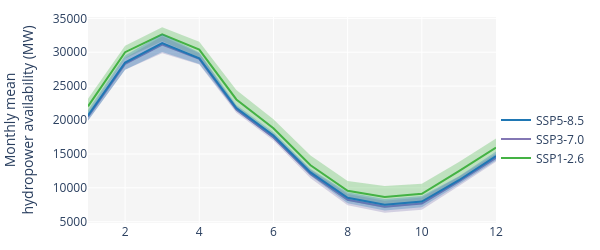

Here is the notebook cell this chart was saved with:
### Markdown cell above
for diversion-type sites if available

### Code cell
if len(df_basin_monthly_mean_mw_div)>0:
    fig = make_subplots(rows=1, cols=1, shared_xaxes=True, vertical_spacing=0.01)
    
    ###SSP126
    fig.add_trace(go.Scatter(name='SSP1-2.6', x=df_basin_monthly_mean_mw_div_ens_mean.index, 
                             y=df_basin_monthly_mean_mw_div_ens_mean['ssp126'],
                            mode='lines', line=dict(color='rgb(68, 178, 68)'),), row=1, col=1)
        
    fig.add_trace(go.Scatter(name='Upper Bound', x=df_basin_monthly_mean_mw_div_ens_upper.index, 
                             y=df_basin_monthly_mean_mw_div_ens_upper['ssp126'],
                             mode='lines',marker=dict(color="#444"),line=dict(width=0),showlegend=False), row=1, col=1)
        
    fig.add_trace(go.Scatter(name='Lower Bound', x=df_basin_monthly_mean_mw_div_ens_lower.index, 
                             y=df_basin_monthly_mean_mw_div_ens_lower['ssp126'], marker=dict(color="#444"), 
                            line=dict(width=0), mode='lines', fillcolor='rgba(68, 178, 68, 0.3)',fill='tonexty',showlegend=False), row=1, col=1)
    
    # ###SSP370    
    fig.add_trace(go.Scatter(name='SSP3-7.0', x=df_basin_monthly_mean_mw_div_ens_mean.index, 
                             y=df_basin_monthly_mean_mw_div_ens_mean['ssp370'],
                             mode='lines', line=dict(color='rgb(131, 119, 180)'),), row=1, col=1)
        
    fig.add_trace(go.Scatter(name='Upper Bound', x=df_basin_monthly_mean_mw_div_ens_upper.index, 
                             y=df_basin_monthly_mean_mw_div_ens_upper['ssp370'],
            mode='lines',marker=dict(color="#444"),line=dict(width=0),showlegend=False), row=1, col=1)
        
    fig.add_trace(go.Scatter(name='Lower Bound', x=df_basin_monthly_mean_mw_div_ens_lower.index, 
                             y=df_basin_monthly_mean_mw_div_ens_lower['ssp370'],marker=dict(color="#444"), 
                            line=dict(width=0), mode='lines', fillcolor='rgba(131, 119, 180, 0.3)',fill='tonexty',showlegend=False), row=1, col=1)
    
    # ###SSP585   
    fig.add_trace(go.Scatter(name='SSP5-8.5', x=df_basin_monthly_mean_mw_div_ens_mean.index, 
                             y=df_basin_monthly_mean_mw_div_ens_mean['ssp585'],
                            mode='lines', line=dict(color='rgb(31, 119, 180)'),), row=1, col=1)
        
    fig.add_trace(go.Scatter(name='Upper Bound', x=df_basin_monthly_mean_mw_div_ens_upper.index, 
                             y=df_basin_monthly_mean_mw_div_ens_upper['ssp585'],
                            mode='lines',marker=dict(color="#444"),line=dict(width=0),showlegend=False), row=1, col=1)
        
    fig.add_trace(go.Scatter(name='Lower Bound', x=df_basin_monthly_mean_mw_div_ens_lower.index, 
                             y=df_basin_monthly_mean_mw_div_ens_lower['ssp585'],marker=dict(color="#444"), 
                        line=dict(width=0), mode='lines', fillcolor='rgba(31, 119, 180, 0.3)',fill='tonexty', showlegend=False), row=1, col=1)
    
    
    fig.update_yaxes( tickformat='.0f') #type='log', 
    
    fig.update_layout(font = dict(size=12),width=600, height=250,
                      yaxis1 = dict(title="Monthly mean<br>hydropower availability (MW)"),
                      plot_bgcolor='#f5f5f5',#legend_traceorder="reversed",#showlegend=False)
                      legend=dict(yanchor="top",y=0.57,xanchor="left", x=1.00), 
                      margin=dict(l=10,r=10,b=10,t=15))
    
    fig.show()

### Figure 1 — Plotly figure (JSON) as saved in the notebook; plotly's stock layout.template omitted (floating-point values rounded to 4 significant figures)
{"data": [{"line": {"color": "rgb(68, 178, 68)"}, "mode": "lines", "name": "SSP1-2.6", "type": "scatter", "x": [1, 2, 3, 4, 5, 6, 7, 8, 9, 10, 11, 12], "xaxis": "x", "y": [22020.0, 30010.0, 32650.0, 30390.0, 23040.0, 18800.0, 13320.0, 9555.0, 8636.0, 9125.0, 12460.0, 15920.0], "yaxis": "y"}, {"line": {"width": 0}, "marker": {"color": "#444"}, "mode": "lines", "name": "Upper Bound", "showlegend": false, "type": "scatter", "x": [1, 2, 3, 4, 5, 6, 7, 8, 9, 10, 11, 12], "xaxis": "x", "y": [23150.0, 30950.0, 33690.0, 31560.0, 24430.0, 20100.0, 14770.0, 11020.0, 10260.0, 10610.0, 13810.0, 17270.0], "yaxis": "y"}, {"fill": "tonexty", "fillcolor": "rgba(68, 178, 68, 0.3)", "line": {"width": 0}, "marker": {"color": "#444"}, "mode": "lines", "name": "Lower Bound", "showlegend": false, "type": "scatter", "x": [1, 2, 3, 4, 5, 6, 7, 8, 9, 10, 11, 12], "xaxis": "x", "y": [20890.0, 29080.0, 31620.0, 29220.0, 21650.0, 17500.0, 11870.0, 8090.0, 7017.0, 7640.0, 11120.0, 14570.0], "yaxis": "y"}, {"line": {"color": "rgb(131, 119, 180)"}, "mode": "lines", "name": "SSP3-7.0", "type": "scatter", "x": [1, 2, 3, 4, 5, 6, 7, 8, 9, 10, 11, 12], "xaxis": "x", "y": [20490.0, 28290.0, 31120.0, 29030.0, 21550.0, 17420.0, 12050.0, 8243.0, 7218.0, 7670.0, 10960.0, 14440.0], "yaxis": "y"}, {"line": {"width": 0}, "marker": {"color": "#444"}, "mode": "lines", "name": "Upper Bound", "showlegend": false, "type": "scatter", "x": [1, 2, 3, 4, 5, 6, 7, 8, 9, 10, 11, 12], "xaxis": "x", "y": [21050.0, 29160.0, 32380.0, 29860.0, 22000.0, 17860.0, 12670.0, 9074.0, 8106.0, 8566.0, 11640.0, 15050.0], "yaxis": "y"}, {"fill": "tonexty", "fillcolor": "rgba(131, 119, 180, 0.3)", "line": {"width": 0}, "marker": {"color": "#444"}, "mode": "lines", "name": "Lower Bound", "showlegend": false, "type": "scatter", "x": [1, 2, 3, 4, 5, 6, 7, 8, 9, 10, 11, 12], "xaxis": "x", "y": [19920.0, 27420.0, 29860.0, 28200.0, 21090.0, 16990.0, 11430.0, 7411.0, 6330.0, 6774.0, 10280.0, 13840.0], "yaxis": "y"}, {"line": {"color": "rgb(31, 119, 180)"}, "mode": "lines", "name": "SSP5-8.5", "type": "scatter", "x": [1, 2, 3, 4, 5, 6, 7, 8, 9, 10, 11, 12], "xaxis": "x", "y": [20670.0, 28490.0, 31370.0, 29120.0, 21780.0, 17730.0, 12280.0, 8537.0, 7513.0, 7965.0, 11120.0, 14680.0], "yaxis": "y"}, {"line": {"width": 0}, "marker": {"color": "#444"}, "mode": "lines", "name": "Upper Bound", "showlegend": false, "type": "scatter", "x": [1, 2, 3, 4, 5, 6, 7, 8, 9, 10, 11, 12], "xaxis": "x", "y": [21450.0, 29530.0, 32700.0, 29990.0, 22210.0, 18180.0, 12780.0, 9345.0, 8365.0, 8790.0, 11720.0, 15340.0], "yaxis": "y"}, {"fill": "tonexty", "fillcolor": "rgba(31, 119, 180, 0.3)", "line": {"width": 0}, "marker": {"color": "#444"}, "mode": "lines", "name": "Lower Bound", "showlegend": false, "type": "scatter", "x": [1, 2, 3, 4, 5, 6, 7, 8, 9, 10, 11, 12], "xaxis": "x", "y": [19880.0, 27440.0, 30040.0, 28260.0, 21350.0, 17280.0, 11770.0, 7729.0, 6661.0, 7141.0, 10530.0, 14020.0], "yaxis": "y"}], "layout": {"font": {"size": 12}, "height": 250, "legend": {"x": 1, "xanchor": "left", "y": 0.57, "yanchor": "top"}, "margin": {"b": 10, "l": 10, "r": 10, "t": 15}, "plot_bgcolor": "#f5f5f5", "width": 600, "xaxis": {"anchor": "y", "autorange": true, "domain": [0, 1], "range": [1, 12], "type": "linear"}, "yaxis": {"anchor": "x", "autorange": true, "domain": [0, 1], "range": [4810.0, 35210.0], "tickformat": ".0f", "title": {"text": "Monthly mean<br>hydropower availability (MW)"}, "type": "linear"}}}
